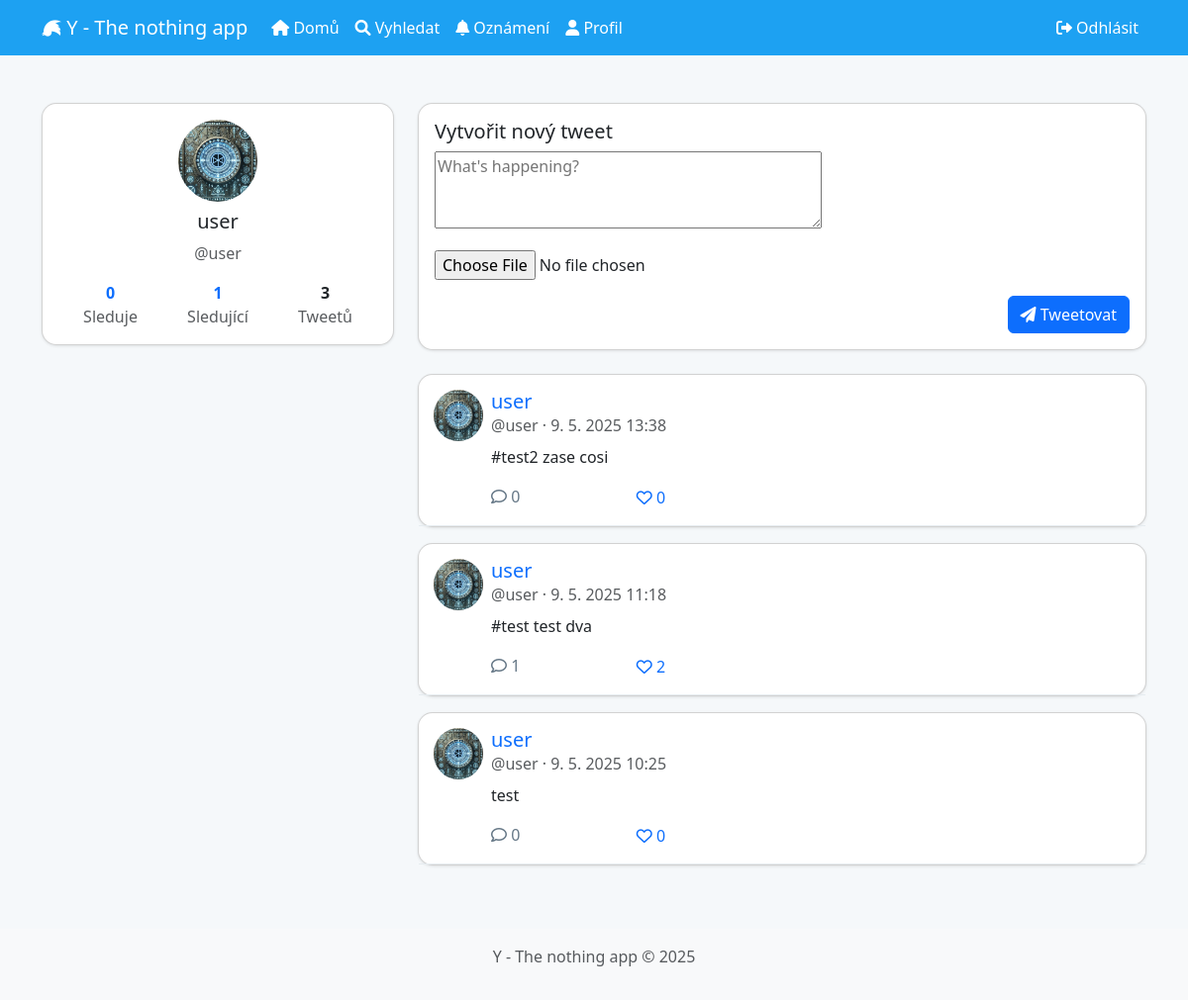
Screenshot of / (signed in) with the database file from the repository.
### core/models.py (models this page shows, shortened)
class Profile(models.Model):
    user = models.OneToOneField(User, on_delete=models.CASCADE, related_name='profile')
    bio = models.TextField(max_length=500, blank=True)
    location = models.CharField(max_length=30, blank=True)
    birth_date = models.DateField(null=True, blank=True)
    profile_picture = models.ImageField(upload_to='profile_pics/', default='default.jpg')
    website = models.URLField(max_length=200, blank=True)
    created_at = models.DateTimeField(auto_now_add=True)
    updated_at = models.DateTimeField(auto_now=True)

class Tweet(models.Model):
    author = models.ForeignKey(User, on_delete=models.CASCADE, related_name='tweets')
    content = models.TextField(max_length=128)
    created_at = models.DateTimeField(auto_now_add=True)
    updated_at = models.DateTimeField(auto_now=True)
    image = models.ImageField(upload_to='tweet_images', blank=True, null=True)
    class Meta:
        ordering = ['-created_at']
    @property
    def likes_count(self):
        return self.likes.count()
    @property
    def comments_count(self):
        return self.comments.count()

### core/views.py (the view)
# urls.py: path('', views.timeline, name='timeline'),
@login_required
def timeline(request):
    following_users = request.user.following.values_list('following', flat=True)
    user_ids = list(following_users)
    user_ids.append(request.user.id)
    tweets = Tweet.objects.filter(author__id__in=user_ids).order_by('-created_at')
    if request.method == 'POST':
        form = TweetForm(request.POST, request.FILES)
        if form.is_valid():
            tweet = form.save(commit=False)
            tweet.author = request.user
            tweet.save()
            tweet.extract_hashtags()
            messages.success(request, 'Váš tweet byl úspěšně zveřejněn!')
            return redirect('timeline')
    else:
        form = TweetForm()
    context = {
        'tweets': tweets,
        'form': form,
    }
    return render(request, 'core/timeline.html', context)

### core/forms.py
class TweetForm(forms.ModelForm):
    class Meta:
        model = Tweet
        fields = ['content', 'image']
        widgets = {
            'content': forms.Textarea(attrs={'rows': 3, 'placeholder': 'What\'s happening?'}),
        }

### core/templates/core/timeline.html (shortened to what this page needs)
{% extends 'core/base.html' %}
{% block content %}
<div class="row">
    <div class="col-lg-4">
        {% if user.is_authenticated %}
        <div class="card">
            <div class="card-body">
                <div class="text-center mb-3">
                    <img src="{{ user.profile.profile_picture.url }}" alt="{{ user.username }}" class="rounded-circle" width="80">
                    <h5 class="mt-2">{{ user.username }}</h5>
                    <p class="text-muted">@{{ user.username }}</p>
                </div>
                <div class="d-flex justify-content-around">
                    <div class="text-center">
                        <a href="{% url 'following_list' user.username %}" class="text-decoration-none">
                            <strong>{{ user.following.count }}</strong><br>
                            <span class="text-muted">Sleduje</span>
                        </a>
                    </div>
                    <div class="text-center">
                        <a href="{% url 'followers_list' user.username %}" class="text-decoration-none">
                            <strong>{{ user.followers.count }}</strong><br>
                            <span class="text-muted">Sledující</span>
                        </a>
                    </div>
                    <div class="text-center">
                        <strong>{{ user.tweets.count }}</strong><br>
                        <span class="text-muted">Tweetů</span>
                    </div>
                </div>
            </div>
        </div>
        {% endif %}
    </div>
    <div class="col-lg-8">
        <div class="card mb-4">
            <div class="card-body">
                <h5 class="card-title">Vytvořit nový tweet</h5>
                <form method="POST" enctype="multipart/form-data">
                    <div class="mb-3">
                        {{ form.content }}
                    </div>
                    <div class="mb-3">
                        {{ form.image }}
                    </div>
                    <button type="submit" class="btn btn-primary float-end">
                        <i class="fas fa-paper-plane"></i> Tweetovat
                    </button>
                </form>
            </div>
        </div>
        {% if tweets %}
            {% for tweet in tweets %}
            <div class="card mb-3">
                <div class="card-body tweet-card">
                    <div class="d-flex">
                        <a href="{% url 'profile' tweet.author.username %}" class="me-2">
                            <img src="{{ tweet.author.profile.profile_picture.url }}" alt="{{ tweet.author.username }}" class="rounded-circle" width="50">
                        </a>
                        <div>
                            <h5 class="mb-0">
                                <a href="{% url 'profile' tweet.author.username %}" class="text-decoration-none">{{ tweet.author.username }}</a>
                            </h5>
                            <p class="text-muted mb-2">@{{ tweet.author.username }} · {{ tweet.created_at|date:"j. n. Y H:i" }}</p>
                            <p>{{ tweet.content }}</p>
                            <div class="tweet-actions">
                                <a href="{% url 'tweet_detail' tweet.pk %}" class="text-decoration-none">
                                    <i class="far fa-comment"></i> {{ tweet.comments_count }}
                                </a>
                                <form method="POST" action="{% url 'like_toggle' tweet.pk 'tweet' %}" style="display: inline;" class="ms-2">
                                    <button type="submit" class="btn btn-link text-decoration-none p-0 m-0 align-baseline">
                                        {% if user in tweet.likes.all %}
                                        <i class="fas fa-heart text-danger"></i>
                                        {% else %}
                                        <i class="far fa-heart"></i>
                                        {% endif %}
                                        {{ tweet.likes_count }}
                                    </button>
                                </form>
                            </div>
                        </div>
                    </div>
                </div>
            </div>
            {% endfor %}
        {% else %}
        <div class="alert alert-info">
            Zatím nejsou žádné tweety k zobrazení. Začněte sledovat další uživatele nebo vytvořte svůj první tweet!
        </div>
        {% endif %}
    </div>
</div>
{% endblock %}

### core/templates/core/base.html (shortened to what this page needs)
<!DOCTYPE html>
<html lang="cs">
<head>
    <link href="https://cdn.jsdelivr.net/npm/bootstrap@5.3.0-alpha1/dist/css/bootstrap.min.css" rel="stylesheet">
    <link rel="stylesheet" href="https://cdnjs.cloudflare.com/ajax/libs/font-awesome/6.0.0/css/all.min.css">
</head>
<body>
    <nav class="navbar navbar-expand-lg fixed-top">
        <div class="container">
            <a class="navbar-brand" href="{% url 'timeline' %}">
                <i class="fab fa-twitter" style="transform: rotate(180deg)"></i> Y - The nothing app
            </a>
            <div class="collapse navbar-collapse" id="navbarContent">
                <ul class="navbar-nav me-auto mb-2 mb-lg-0">
                    {% if user.is_authenticated %}
                    <li class="nav-item">
                        <a class="nav-link" href="{% url 'timeline' %}">
                            <i class="fas fa-home"></i> Domů
                        </a>
                    </li>
                    <li class="nav-item">
                        <a class="nav-link" href="{% url 'search' %}">
                            <i class="fas fa-search"></i> Vyhledat
                        </a>
                    </li>
                    <li class="nav-item">
                        <a class="nav-link" href="{% url 'notifications' %}">
                            <i class="fas fa-bell"></i> Oznámení
                        </a>
                    </li>
                    <li class="nav-item">
                        <a class="nav-link" href="{% url 'profile' user.username %}">
                            <i class="fas fa-user"></i> Profil
                        </a>
                    </li>
                    {% endif %}
                </ul>
                <ul class="navbar-nav">
                    {% if user.is_authenticated %}
                    <li class="nav-item">
                        <form action="{% url 'logout' %}" method="post" class="d-inline">
                            <button type="submit" class="btn btn-link nav-link">
                                <i class="fas fa-sign-out-alt"></i> Odhlásit
                            </button>
                        </form>
                    </li>
                    {% endif %}
                </ul>
            </div>
        </div>
    </nav>
    <main class="container mt-4">
        {% block content %}{% endblock %}
    </main>
    <footer class="bg-light text-center text-muted py-3 mt-5">
        <div class="container">
            <p>Y - The nothing app &copy; 2025</p>
        </div>
    </footer>
</body>
</html>

### core/templates/core/base.html (style rules this page uses)
body { padding-top: 5rem; background-color: #f5f8fa; }
.navbar { background-color: #1DA1F2; }
.navbar-brand, .navbar-nav .nav-link { color: white; }
.card { margin-bottom: 20px; border-radius: 15px; box-shadow: 0 1px 3px rgba(0, 0, 0, 0.1); }
.tweet-card { padding: 15px; border-bottom: 1px solid #e6ecf0; }
.tweet-actions { display: flex; justify-content: space-between; margin-top: 10px; color: #657786; }
.tweet-actions a { color: #657786; text-decoration: none; }

### rows the page displays
Tweet: author.profile.profile_picture (picture), author.username "user", created_at "9. 5. 2025 13:38", content "#test2 zase cosi", comments_count "0", likes_count "0"
Tweet: author.profile.profile_picture (picture), author.username "user", created_at "9. 5. 2025 11:18", content "#test test dva", comments_count "1", likes_count "2"
Tweet: author.profile.profile_picture (picture), author.username "user", created_at "9. 5. 2025 10:25", content "test", comments_count "0", likes_count "0"

### other values shown
{{ user.username }} "user"
{{ user.following.count }} "0"
{{ user.followers.count }} "1"
{{ user.tweets.count }} "3"
